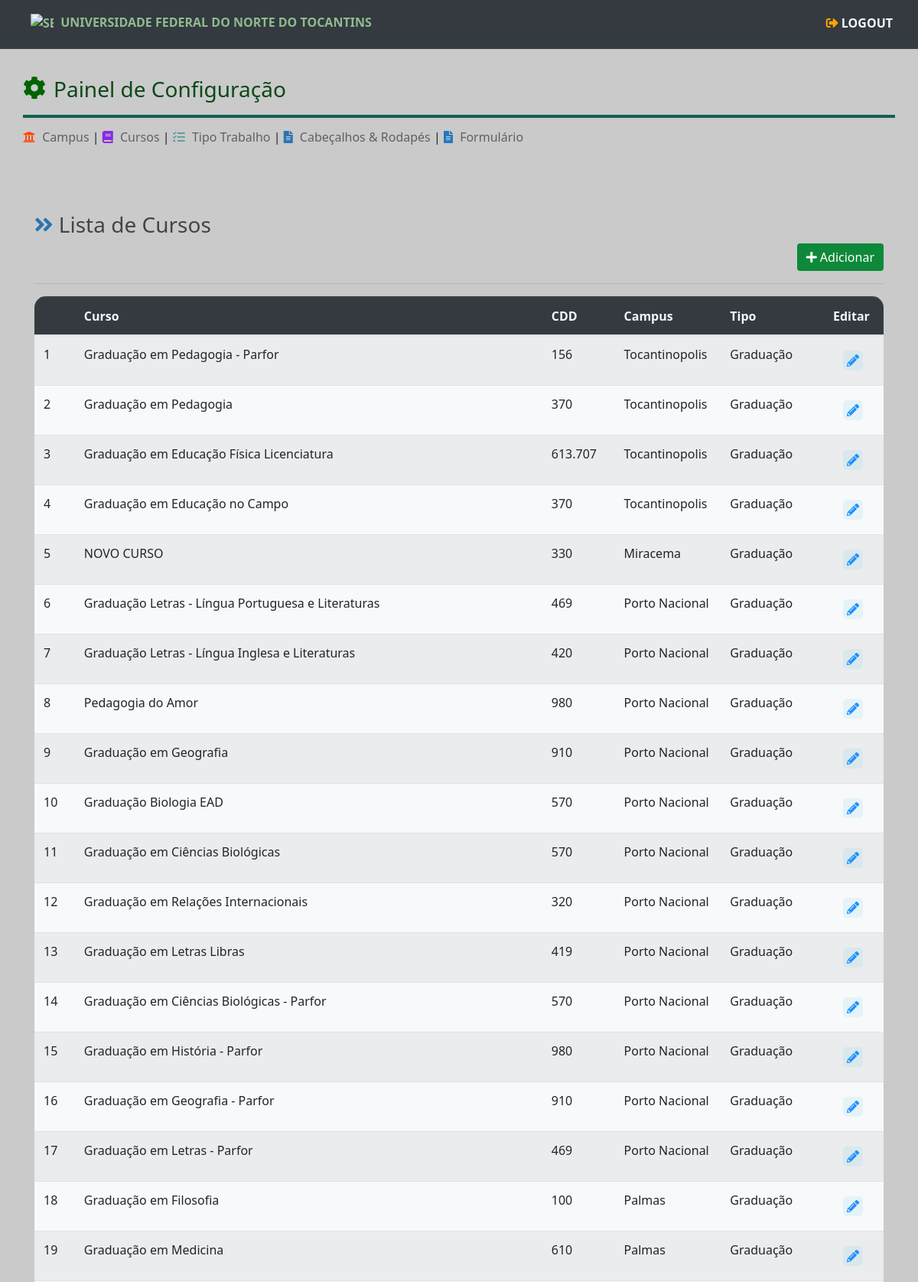
Screenshot of /cursos/ (signed in, upper part) with the database file from the repository.
### tables this page shows
CREATE TABLE curso (
                id INTEGER PRIMARY KEY AUTOINCREMENT,
                nome TEXT NOT NULL,
                cdd TEXT NOT NULL,
                campus_id INTEGER,
                tipo TEXT NOT NULL,
                ativo INTEGER DEFAULT 1,
                FOREIGN KEY (campus_id) REFERENCES campus(id)         
                
            );

### routes/curso_routes.py (the view)
@curso_routes.route('/', methods=['GET', 'POST'])
@login_required
def curso_listar():
    cursos = CursoModel.get_all()
    campus = CampusModel.get_campus()
    return render_template('cursos_view.html', cursos=cursos, campus=campus)

### app.py (called while the page is built)
@login_manager.user_loader
def load_user(user_id):
    return UserModel.get_user_by_id(user_id)

### data/conexao.py (called while the page is built)
def get_conexao():
    conexao = sqlite3.connect('data/gfc.db')
    return conexao

### models/base_model.py (called while the page is built)
    @classmethod
    def get_all(cls):
        if not cls.tabela:
            raise ValueError("Nome da tabela não especificado na classe derivada.")
        con = get_conexao()
        cursor = con.cursor()
        query = f'SELECT * FROM {cls.tabela}'
        cursor.execute(query)
        colunas = [coluna[0] for coluna in cursor.description]
        objetos = [cls(**dict(zip(colunas, row))) for row in cursor.fetchall()]
        con.close()
        return objetos

### models/campus_model.py (called while the page is built)
    @classmethod
    def get_campus(cls):
        con = get_conexao()
        cursor = con.cursor()
        query = 'SELECT * FROM campus'
        cursor.execute(query)
        campus_list = []
        for row in cursor.fetchall():
            campus = cls(
                id=row[0],
                nome=row[1],
                ativo=row[2]
            )
            campus_list.append(campus)
        con.close()
        return campus_list

    @staticmethod
    def get_campus_by_id(campus_id):
        con = get_conexao()
        cursor = con.cursor()
        query = 'SELECT * FROM campus WHERE id=?'
        cursor.execute(query, (campus_id,))
        row = cursor.fetchone()
        if row:
            campus = CampusModel(
                id=row[0],
                nome=row[1],
                ativo=row[2]
            )
            con.close()
            return campus
        else:
            con.close()
            return None

    def __str__(self) -> str:
        return self.nome

### models/curso_model.py (called while the page is built)
    def get_campus(self):
        if self.campus_id is not None:
            return CampusModel.get_campus_by_id(self.campus_id)
        else:
            return None

### models/user_model.py (called while the page is built)
    @staticmethod
    def get_user_by_id(user_id: int):
        con = get_conexao()
        cursor = con.cursor()
        query = 'SELECT * FROM user WHERE id=?'
        cursor.execute(query, (user_id,))
        row = cursor.fetchone()
        if row:
            user = UserModel(
                id=row[0],
                username=row[1],
                password=row[2],
                ativo=row[3],
            )
            con.close()
            return user
        else:
            con.close()
            return None

    @property
    def is_authenticated(self):
        return True if self.id is not None else False

### templates/cursos_view.html (shortened to what this page needs)
{% extends "base.html" %}
  {% block head %}
      <link rel="stylesheet" href="/static/assets/css/views/view.css" type="text/css">
  {% endblock %}
  {% block content %}
    {% include "componentes/_menu_conf.html" %}
  <div class="container">
    <div class="container">
      <div class="row">
        <h3><i class="fas fa-angle-double-right" style="color: rgb(42, 116, 180);"></i> Lista de Cursos</h3>
      </div>
      <div class="row" style="display: flex; justify-content: flex-end;">
        <button type="button" class="btn btn-primary" data-toggle="modal" data-target="#cursoModal" onclick="openModal()">
            <i class="fas fa-plus"></i> Adicionar
        </button>
      </div>
      </div>
      <hr>
      <div style="border-radius:15px; overflow: auto; padding: 0px; background-color:rgb(67, 67, 67); ">
        <table class="table table-striped bg-light" style="margin-top: 0px; padding:0px; border-top:2px solid rgb(67, 67, 67); ">
          <thead class="bg-dark" style="color: aliceblue;">
              <tr>
                  <th></th>
                  <th>Curso</th>
                  <th>CDD</th>
                  <th>Campus</th>
                  <th>Tipo</th>
                  <th>Editar</th>
              </tr>
          </thead>
          <tbody>
              {% for curso in cursos %}
                  <tr>
                      <td>{{ loop.index }}</td>
                      <td>{{ curso.nome }}</td>
                      <td>{{ curso.cdd }}</td>
                      <td>{{ curso.get_campus() }}</td>
                      <td>{{ curso.tipo }}</td>
                      <td>
                          <a href="#">
                            <button type="button" class="btn" onclick='abrirModalEditar("{{ curso.id }}")'>
                                <i class="fas fa-pencil-alt icon" title="editar"></i>
                            </button>
                        </a>
                      </td>
                  </tr>
              {% endfor %}
          </tbody>
      </table>
      </div>
  </div>
  {% endblock %}

### static/assets/css/main.css (style rules this page uses)
body { background-color: #cacaca; font-family:'Segoe UI', Tahoma, Geneva, Verdana, sans-serif; }
.container a { text-decoration: none; color: darkslategrey; }
.container { margin-top: 80px; margin-bottom: 0; }
button.btn-primary { background-color: #0e8939; border: 1px solid #034f03; text-align: center; border: #656765; }

### static/assets/css/views/view.css (style rules this page uses)
.container h3 { color:rgb(66, 69, 69); }
.icon { background-color: rgba(55, 192, 238, 0.1); border-radius: 5px; padding: 5px; color: dodgerblue; transition: 0.4s; }
table { overflow-x: auto; }

### rows the page displays
curso: nome "Graduação em Pedagogia - Parfor", cdd "156", get_campus "Tocantinopolis", tipo "Graduação"
curso: nome "Graduação em Pedagogia", cdd "370", get_campus "Tocantinopolis", tipo "Graduação"
curso: nome "Graduação em Educação Física Licenciatura", cdd "613.707", get_campus "Tocantinopolis", tipo "Graduação"
curso: nome "Graduação em Educação no Campo", cdd "370", get_campus "Tocantinopolis", tipo "Graduação"
curso: nome "NOVO CURSO", cdd "330", get_campus "Miracema", tipo "Graduação"
curso: nome "Graduação Letras - Língua Portuguesa e Literaturas", cdd "469", get_campus "Porto Nacional", tipo "Graduação"
curso: nome "Graduação Letras - Língua Inglesa e Literaturas", cdd "420", get_campus "Porto Nacional", tipo "Graduação"
curso: nome "Pedagogia do Amor", cdd "980", get_campus "Porto Nacional", tipo "Graduação"
curso: nome "Graduação em Geografia", cdd "910", get_campus "Porto Nacional", tipo "Graduação"
curso: nome "Graduação Biologia EAD", cdd "570", get_campus "Porto Nacional", tipo "Graduação"
curso: nome "Graduação em Ciências Biológicas", cdd "570", get_campus "Porto Nacional", tipo "Graduação"
curso: nome "Graduação em Relações Internacionais", cdd "320", get_campus "Porto Nacional", tipo "Graduação"
curso: nome "Graduação em Letras Libras", cdd "419", get_campus "Porto Nacional", tipo "Graduação"
curso: nome "Graduação em Ciências Biológicas - Parfor", cdd "570", get_campus "Porto Nacional", tipo "Graduação"
curso: nome "Graduação em História - Parfor", cdd "980", get_campus "Porto Nacional", tipo "Graduação"
curso: nome "Graduação em Geografia - Parfor", cdd "910", get_campus "Porto Nacional", tipo "Graduação"
curso: nome "Graduação em Letras - Parfor", cdd "469", get_campus "Porto Nacional", tipo "Graduação"
curso: nome "Graduação em Filosofia", cdd "100", get_campus "Palmas", tipo "Graduação"
curso: nome "Graduação em Medicina", cdd "610", get_campus "Palmas", tipo "Graduação"
